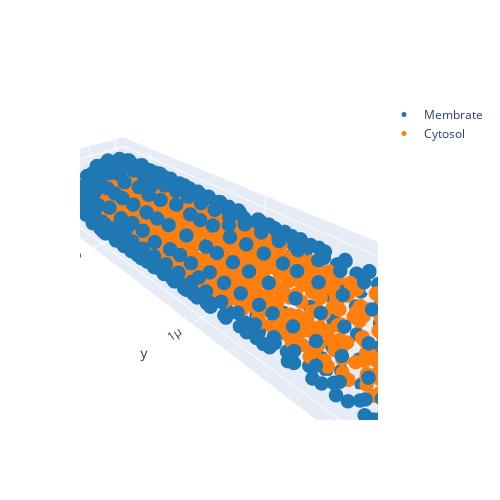

Notebook code for this chart:
### Code cell
result.plot_property('type')

### Figure 1 — Plotly figure (JSON) as saved in the notebook; plotly's stock layout.template omitted (floating-point values rounded to 4 significant figures; data arrays with more than 128 entries replaced by an {"elided": "..."} marker saying what was removed)
{"data": [{"marker": {"color": "#1f77b4", "size": 5}, "mode": "markers", "name": "Membrate", "type": "scatter3d", "x": {"elided": "458 float values"}, "y": {"elided": "458 float values"}, "z": {"elided": "458 float values"}}, {"marker": {"color": "#ff7f0e", "size": 5}, "mode": "markers", "name": "Cytosol", "type": "scatter3d", "x": {"elided": "570 float values"}, "y": {"elided": "570 float values"}, "z": {"elided": "570 float values"}}], "layout": {"height": 500, "scene": {"aspectmode": "data"}, "width": 500, "xaxis": {"range": [-2.5e-07, 2.5e-07]}, "yaxis": {"range": [-2.5e-07, 2.25e-06]}}}
